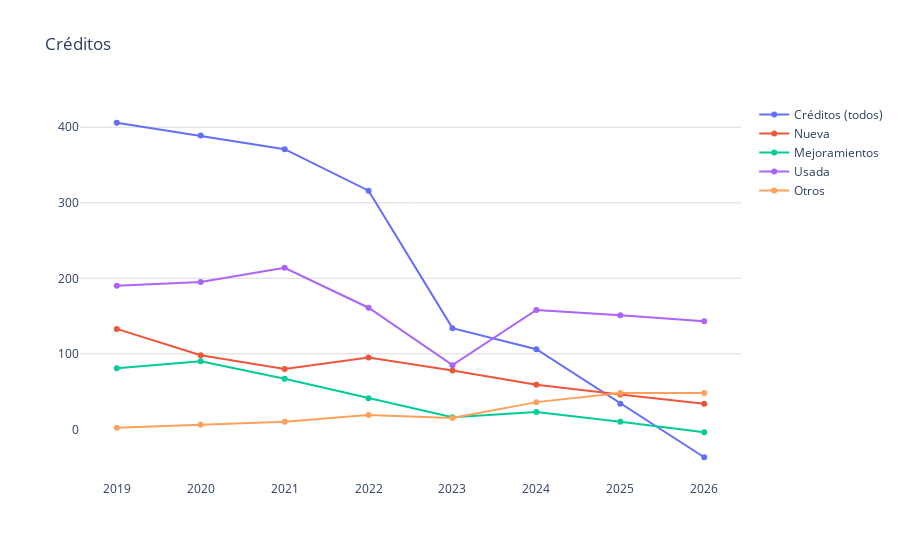

Notebook cell for this chart:
### Code cell
conteo_pachuca = pd.concat([
    total_conteo_pachuca,
    nueva_conteo_pachuca,
    mejoramiento_conteo_pachuca,
    usada_conteo_pachuca,
    otros_conteo_pachuca,
])
# Datos
año = conteo_pachuca['año']
modalidades = conteo_pachuca['modalidad']
creditos = conteo_pachuca['num_registros']

fig = go.Figure()
# Agregar líneas para cada modalidad
for modalidad in modalidades.unique():
    df_modalidad = conteo_pachuca[conteo_pachuca['modalidad'] == modalidad]
    fig.add_trace(go.Scatter(
        x=df_modalidad['año'],
        y=df_modalidad['num_registros'].apply(lambda x: float(x.replace(',', ''))),  # Usar los montos limpios
        mode='markers+lines',
        name=modalidad
    ))
fig.update_layout(
    title='Créditos',
    yaxis=dict(gridcolor='#dddcda'),
    plot_bgcolor='rgba(0,0,0,0)',  # Color de fondo del gráfico
)

# Agregar etiquetas de texto a los puntos
#for trace in fig.data:
#    df_modalidad = conteo_pachuca[conteo_pachuca['modalidad'] == trace.name]
#    for i, point in enumerate(trace.y):
#        fig.add_annotation(
#            x=trace.x[i], 
#            y=point, 
#            text=f'{df_modalidad.iloc[i]["num_registros"]}', 
#            showarrow=False,
#            font=dict(color='black', size=10),
#            yshift=10
#        )


# Exportar gráfica como archivo HTML
def guardar_grafico_como_html(fig, nombre_archivo, carpeta='assets/graficas'):
    # Crear la carpeta si no existe
    if not os.path.exists(carpeta):
        os.makedirs(carpeta)
    # Guardar la gráfica como archivo HTML en la carpeta especificada
    pio.write_html(fig, os.path.join(carpeta, f'{nombre_archivo}.html'))

# Exportar
guardar_grafico_como_html(fig, 'g_scatt_forecast_creditgral_cantidad', carpeta='assets/graficas')
fig.show()

### Figure 1 — Plotly figure (JSON) as saved in the notebook; plotly's stock layout.template omitted (floating-point values rounded to 4 significant figures)
{"data": [{"mode": "markers+lines", "name": "Créditos (todos)", "type": "scatter", "x": [2019, 2020, 2021, 2022, 2023, 2024, 2025, 2026], "y": [406, 389, 371, 316, 134, 106, 34, -37]}, {"mode": "markers+lines", "name": "Nueva", "type": "scatter", "x": [2019, 2020, 2021, 2022, 2023, 2024, 2025, 2026], "y": [133, 98, 80, 95, 78, 59, 46, 34]}, {"mode": "markers+lines", "name": "Mejoramientos", "type": "scatter", "x": [2019, 2020, 2021, 2022, 2023, 2024, 2025, 2026], "y": [81, 90, 67, 41, 16, 23, 10, -4]}, {"mode": "markers+lines", "name": "Usada", "type": "scatter", "x": [2019, 2020, 2021, 2022, 2023, 2024, 2025, 2026], "y": [190, 195, 214, 161, 85, 158, 151, 143]}, {"mode": "markers+lines", "name": "Otros", "type": "scatter", "x": [2019, 2020, 2021, 2022, 2023, 2024, 2025, 2026], "y": [2, 6, 10, 19, 15, 36, 48, 48]}], "layout": {"plot_bgcolor": "rgba(0,0,0,0)", "title": {"text": "Créditos"}, "yaxis": {"gridcolor": "#dddcda"}}}
